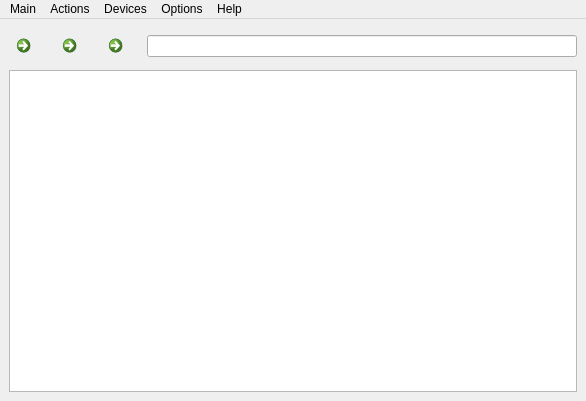
<?xml version="1.0" encoding="UTF-8"?>
<ui version="4.0">
 <author>SmiL3y</author>
 <class>MainWindow</class>
 <widget class="QMainWindow" name="MainWindow">
  <property name="geometry">
   <rect>
    <x>0</x>
    <y>0</y>
    <width>586</width>
    <height>401</height>
   </rect>
  </property>
  <property name="sizePolicy">
   <sizepolicy hsizetype="Fixed" vsizetype="Fixed">
    <horstretch>0</horstretch>
    <verstretch>0</verstretch>
   </sizepolicy>
  </property>
  <property name="windowTitle">
   <string>QFile</string>
  </property>
  <property name="windowIcon">
   <iconset resource="../qresources/libqresources.qrc">
    <normaloff>:/share/qresources/resources/file-manager.svg</normaloff>:/share/qresources/resources/file-manager.svg</iconset>
  </property>
  <widget class="QWidget" name="centralwidget">
   <layout class="QGridLayout" name="gridLayout">
    <item row="0" column="0">
     <widget class="QCommandLinkButton" name="BackButton">
      <property name="minimumSize">
       <size>
        <width>40</width>
        <height>0</height>
       </size>
      </property>
      <property name="maximumSize">
       <size>
        <width>10</width>
        <height>16777215</height>
       </size>
      </property>
      <property name="text">
       <string/>
      </property>
      <property name="icon">
       <iconset resource="../qresources/libqresources.qrc">
        <normaloff>:/share/qresources/resources/back.svg</normaloff>:/share/qresources/resources/back.svg</iconset>
      </property>
     </widget>
    </item>
    <item row="0" column="1">
     <widget class="QCommandLinkButton" name="HomeButton">
      <property name="minimumSize">
       <size>
        <width>40</width>
        <height>0</height>
       </size>
      </property>
      <property name="maximumSize">
       <size>
        <width>10</width>
        <height>16777215</height>
       </size>
      </property>
      <property name="text">
       <string/>
      </property>
      <property name="icon">
       <iconset resource="../qresources/libqresources.qrc">
        <normaloff>:/share/qresources/resources/go-home.svg</normaloff>:/share/qresources/resources/go-home.svg</iconset>
      </property>
     </widget>
    </item>
    <item row="0" column="2">
     <widget class="QCommandLinkButton" name="TerminalButton">
      <property name="sizePolicy">
       <sizepolicy hsizetype="Fixed" vsizetype="Fixed">
        <horstretch>0</horstretch>
        <verstretch>0</verstretch>
       </sizepolicy>
      </property>
      <property name="minimumSize">
       <size>
        <width>40</width>
        <height>0</height>
       </size>
      </property>
      <property name="maximumSize">
       <size>
        <width>10</width>
        <height>16777215</height>
       </size>
      </property>
      <property name="text">
       <string/>
      </property>
      <property name="icon">
       <iconset resource="../qresources/libqresources.qrc">
        <normaloff>:/share/qresources/resources/utilities-terminal.svg</normaloff>:/share/qresources/resources/utilities-terminal.svg</iconset>
      </property>
     </widget>
    </item>
    <item row="0" column="3">
     <widget class="QLineEdit" name="AddressBar">
      <property name="readOnly">
       <bool>true</bool>
      </property>
     </widget>
    </item>
    <item row="1" column="0" colspan="4">
     <widget class="QListView" name="ViewWidget">
      <property name="contextMenuPolicy">
       <enum>Qt::CustomContextMenu</enum>
      </property>
      <property name="acceptDrops">
       <bool>true</bool>
      </property>
      <property name="dragEnabled">
       <bool>true</bool>
      </property>
      <property name="dragDropMode">
       <enum>QAbstractItemView::DragDrop</enum>
      </property>
      <property name="defaultDropAction">
       <enum>Qt::CopyAction</enum>
      </property>
      <property name="selectionMode">
       <enum>QAbstractItemView::ExtendedSelection</enum>
      </property>
      <property name="selectionBehavior">
       <enum>QAbstractItemView::SelectItems</enum>
      </property>
      <property name="movement">
       <enum>QListView::Snap</enum>
      </property>
      <property name="resizeMode">
       <enum>QListView::Adjust</enum>
      </property>
      <property name="viewMode">
       <enum>QListView::IconMode</enum>
      </property>
     </widget>
    </item>
   </layout>
  </widget>
  <widget class="QMenuBar" name="menubar">
   <property name="geometry">
    <rect>
     <x>0</x>
     <y>0</y>
     <width>586</width>
     <height>20</height>
    </rect>
   </property>
   <widget class="QMenu" name="menuMain">
    <property name="title">
     <string>Main</string>
    </property>
    <addaction name="actionQuit"/>
   </widget>
   <widget class="QMenu" name="menuActions">
    <property name="title">
     <string>Actions</string>
    </property>
    <widget class="QMenu" name="menuNew">
     <property name="title">
      <string>New</string>
     </property>
     <property name="icon">
      <iconset resource="../qresources/libqresources.qrc">
       <normaloff>:/share/qresources/resources/add.svg</normaloff>:/share/qresources/resources/add.svg</iconset>
     </property>
     <addaction name="actionFile"/>
     <addaction name="actionFolder"/>
    </widget>
    <widget class="QMenu" name="menuArchive">
     <property name="title">
      <string>Archive</string>
     </property>
     <property name="icon">
      <iconset resource="../qresources/libqresources.qrc">
       <normaloff>:/share/qresources/resources/application-x-compress.svg</normaloff>:/share/qresources/resources/application-x-compress.svg</iconset>
     </property>
     <addaction name="actionDecompress"/>
     <addaction name="actionCompressGzip"/>
     <addaction name="actionCompressBzip2"/>
    </widget>
    <addaction name="actionExecute"/>
    <addaction name="actionOpen"/>
    <addaction name="actionOpenWith"/>
    <addaction name="separator"/>
    <addaction name="actionCut"/>
    <addaction name="actionCopy"/>
    <addaction name="actionPaste"/>
    <addaction name="actionRename"/>
    <addaction name="actionDelete"/>
    <addaction name="actionProperties"/>
    <addaction name="separator"/>
    <addaction name="menuNew"/>
    <addaction name="menuArchive"/>
   </widget>
   <widget class="QMenu" name="menuHelp">
    <property name="title">
     <string>Help</string>
    </property>
    <addaction name="actionAbout"/>
   </widget>
   <widget class="QMenu" name="menuOptions">
    <property name="title">
     <string>Options</string>
    </property>
    <widget class="QMenu" name="menuView">
     <property name="title">
      <string>View</string>
     </property>
     <property name="icon">
      <iconset resource="../qresources/libqresources.qrc">
       <normaloff>:/share/qresources/resources/gnome-settings-ui-behavior.svg</normaloff>:/share/qresources/resources/gnome-settings-ui-behavior.svg</iconset>
     </property>
     <addaction name="actionIcons"/>
     <addaction name="actionList"/>
    </widget>
    <addaction name="menuView"/>
    <addaction name="actionViewHidden"/>
   </widget>
   <widget class="QMenu" name="menuDevices">
    <property name="title">
     <string>Devices</string>
    </property>
   </widget>
   <addaction name="menuMain"/>
   <addaction name="menuActions"/>
   <addaction name="menuDevices"/>
   <addaction name="menuOptions"/>
   <addaction name="menuHelp"/>
  </widget>
  <action name="actionQuit">
   <property name="icon">
    <iconset resource="../qresources/libqresources.qrc">
     <normaloff>:/share/qresources/resources/exit.svg</normaloff>:/share/qresources/resources/exit.svg</iconset>
   </property>
   <property name="text">
    <string>Quit</string>
   </property>
   <property name="toolTip">
    <string>Quit application</string>
   </property>
   <property name="shortcut">
    <string>Ctrl+Q</string>
   </property>
  </action>
  <action name="actionCopy">
   <property name="enabled">
    <bool>false</bool>
   </property>
   <property name="icon">
    <iconset resource="../qresources/libqresources.qrc">
     <normaloff>:/share/qresources/resources/edit-copy.svg</normaloff>:/share/qresources/resources/edit-copy.svg</iconset>
   </property>
   <property name="text">
    <string>Copy</string>
   </property>
   <property name="shortcut">
    <string>Ctrl+C</string>
   </property>
  </action>
  <action name="actionPaste">
   <property name="enabled">
    <bool>false</bool>
   </property>
   <property name="icon">
    <iconset resource="../qresources/libqresources.qrc">
     <normaloff>:/share/qresources/resources/gtk-paste.svg</normaloff>:/share/qresources/resources/gtk-paste.svg</iconset>
   </property>
   <property name="text">
    <string>Paste</string>
   </property>
   <property name="shortcut">
    <string>Ctrl+V</string>
   </property>
  </action>
  <action name="actionCut">
   <property name="enabled">
    <bool>false</bool>
   </property>
   <property name="icon">
    <iconset resource="../qresources/libqresources.qrc">
     <normaloff>:/share/qresources/resources/editcut.svg</normaloff>:/share/qresources/resources/editcut.svg</iconset>
   </property>
   <property name="text">
    <string>Cut</string>
   </property>
   <property name="shortcut">
    <string>Ctrl+X</string>
   </property>
  </action>
  <action name="actionAbout">
   <property name="icon">
    <iconset resource="../qresources/libqresources.qrc">
     <normaloff>:/share/qresources/resources/stock_view-details.svg</normaloff>:/share/qresources/resources/stock_view-details.svg</iconset>
   </property>
   <property name="text">
    <string>About</string>
   </property>
  </action>
  <action name="actionDelete">
   <property name="enabled">
    <bool>false</bool>
   </property>
   <property name="icon">
    <iconset resource="../qresources/libqresources.qrc">
     <normaloff>:/share/qresources/resources/editdelete.svg</normaloff>:/share/qresources/resources/editdelete.svg</iconset>
   </property>
   <property name="text">
    <string>Delete</string>
   </property>
   <property name="shortcut">
    <string>Ctrl+D</string>
   </property>
  </action>
  <action name="actionProperties">
   <property name="enabled">
    <bool>false</bool>
   </property>
   <property name="icon">
    <iconset resource="../qresources/libqresources.qrc">
     <normaloff>:/share/qresources/resources/stock_properties.svg</normaloff>:/share/qresources/resources/stock_properties.svg</iconset>
   </property>
   <property name="text">
    <string>Properties</string>
   </property>
   <property name="shortcut">
    <string>Ctrl+P</string>
   </property>
  </action>
  <action name="actionCompressGzip">
   <property name="enabled">
    <bool>false</bool>
   </property>
   <property name="icon">
    <iconset resource="../qresources/libqresources.qrc">
     <normaloff>:/share/qresources/resources/application-x-gzip.svg</normaloff>:/share/qresources/resources/application-x-gzip.svg</iconset>
   </property>
   <property name="text">
    <string>Compress (gzip)</string>
   </property>
   <property name="toolTip">
    <string>Compress dirs/files</string>
   </property>
   <property name="shortcut">
    <string>Alt+G</string>
   </property>
  </action>
  <action name="actionDecompress">
   <property name="enabled">
    <bool>false</bool>
   </property>
   <property name="icon">
    <iconset resource="../qresources/libqresources.qrc">
     <normaloff>:/share/qresources/resources/cab_extract.svg</normaloff>:/share/qresources/resources/cab_extract.svg</iconset>
   </property>
   <property name="text">
    <string>Decompress</string>
   </property>
   <property name="toolTip">
    <string>Decompress archive</string>
   </property>
   <property name="shortcut">
    <string>Alt+D</string>
   </property>
  </action>
  <action name="actionIcons">
   <property name="icon">
    <iconset resource="../qresources/libqresources.qrc">
     <normaloff>:/share/qresources/resources/plugin-scale.svg</normaloff>:/share/qresources/resources/plugin-scale.svg</iconset>
   </property>
   <property name="text">
    <string>Icons</string>
   </property>
  </action>
  <action name="actionList">
   <property name="icon">
    <iconset resource="../qresources/libqresources.qrc">
     <normaloff>:/share/qresources/resources/edit-select-all.svg</normaloff>:/share/qresources/resources/edit-select-all.svg</iconset>
   </property>
   <property name="text">
    <string>List</string>
   </property>
  </action>
  <action name="actionRename">
   <property name="enabled">
    <bool>false</bool>
   </property>
   <property name="icon">
    <iconset resource="../qresources/libqresources.qrc">
     <normaloff>:/share/qresources/resources/edit-rename.svg</normaloff>:/share/qresources/resources/edit-rename.svg</iconset>
   </property>
   <property name="text">
    <string>Rename</string>
   </property>
   <property name="shortcut">
    <string>Ctrl+R</string>
   </property>
  </action>
  <action name="actionOpen">
   <property name="icon">
    <iconset resource="../qresources/libqresources.qrc">
     <normaloff>:/share/qresources/resources/fileopen.svg</normaloff>:/share/qresources/resources/fileopen.svg</iconset>
   </property>
   <property name="text">
    <string>Open</string>
   </property>
   <property name="shortcut">
    <string>Ctrl+O</string>
   </property>
  </action>
  <action name="actionFolder">
   <property name="icon">
    <iconset resource="../qresources/libqresources.qrc">
     <normaloff>:/share/qresources/resources/folder_new.svg</normaloff>:/share/qresources/resources/folder_new.svg</iconset>
   </property>
   <property name="text">
    <string>Folder</string>
   </property>
  </action>
  <action name="actionFile">
   <property name="icon">
    <iconset resource="../qresources/libqresources.qrc">
     <normaloff>:/share/qresources/resources/filenew.svg</normaloff>:/share/qresources/resources/filenew.svg</iconset>
   </property>
   <property name="text">
    <string>File</string>
   </property>
  </action>
  <action name="actionCompressBzip2">
   <property name="enabled">
    <bool>false</bool>
   </property>
   <property name="icon">
    <iconset resource="../qresources/libqresources.qrc">
     <normaloff>:/share/qresources/resources/application-x-bzip.svg</normaloff>:/share/qresources/resources/application-x-bzip.svg</iconset>
   </property>
   <property name="text">
    <string>Compress (bzip2)</string>
   </property>
   <property name="shortcut">
    <string>Alt+B</string>
   </property>
  </action>
  <action name="actionViewHidden">
   <property name="checkable">
    <bool>true</bool>
   </property>
   <property name="icon">
    <iconset resource="../qresources/libqresources.qrc">
     <normaloff>:/share/qresources/resources/object-hidden.svg</normaloff>:/share/qresources/resources/object-hidden.svg</iconset>
   </property>
   <property name="text">
    <string>View hidden</string>
   </property>
   <property name="shortcut">
    <string>Ctrl+H</string>
   </property>
  </action>
  <action name="actionOpenWith">
   <property name="icon">
    <iconset resource="../qresources/libqresources.qrc">
     <normaloff>:/share/qresources/resources/file-manager.svg</normaloff>:/share/qresources/resources/file-manager.svg</iconset>
   </property>
   <property name="text">
    <string>Open with</string>
   </property>
   <property name="shortcut">
    <string>Ctrl+W</string>
   </property>
  </action>
  <action name="actionExecute">
   <property name="icon">
    <iconset resource="../qresources/libqresources.qrc">
     <normaloff>:/share/qresources/resources/system-run.svg</normaloff>:/share/qresources/resources/system-run.svg</iconset>
   </property>
   <property name="text">
    <string>Execute</string>
   </property>
   <property name="shortcut">
    <string>Ctrl+E</string>
   </property>
  </action>
 </widget>
 <resources>
  <include location="../qresources/libqresources.qrc"/>
 </resources>
 <connections/>
 <designerdata>
  <property name="gridDeltaX">
   <number>5</number>
  </property>
  <property name="gridDeltaY">
   <number>5</number>
  </property>
  <property name="gridSnapX">
   <bool>true</bool>
  </property>
  <property name="gridSnapY">
   <bool>true</bool>
  </property>
  <property name="gridVisible">
   <bool>true</bool>
  </property>
 </designerdata>
</ui>
